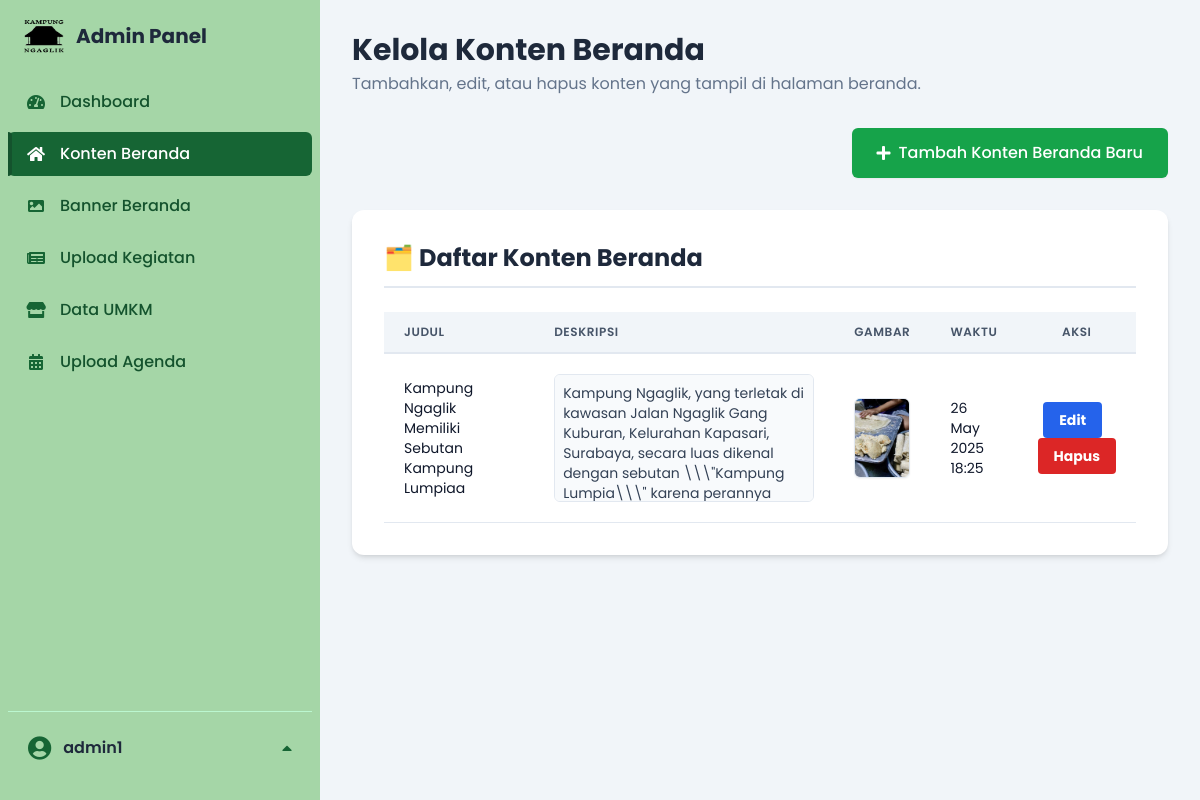
The page /admin/uploud_beranda.php (signed in) on the database its author committed.
### tables this page shows
CREATE TABLE `beranda` (
  `id` int NOT NULL,
  `judul` varchar(255) NOT NULL,
  `deskripsi` text NOT NULL,
  `gambar` varchar(255) NOT NULL,
  `created_at` timestamp NULL DEFAULT CURRENT_TIMESTAMP,
  `updated_at` datetime DEFAULT NULL
);

### admin/uploud_beranda.php (the view, shortened to what this page needs)
<?php
include 'header.php';
include '../koneksi/koneksi.php';
?>
<div class="header-title mb-8">
    <h1 class="text-3xl font-bold text-slate-800">
        Kelola Konten Beranda
    </h1>
    <p class="text-slate-500 mt-1">Tambahkan, edit, atau hapus konten yang tampil di halaman beranda.</p>
</div>
<div class="mb-8 text-right">
    <a href="tambah_beranda.php" class="inline-flex items-center px-6 py-3 border border-transparent text-base font-medium rounded-md shadow-sm text-white bg-green-600 hover:bg-green-700 focus:outline-none focus:ring-2 focus:ring-offset-2 focus:ring-green-500 transition duration-150 ease-in-out">
        <i class="fas fa-plus mr-2"></i> Tambah Konten Beranda Baru
    </a>
</div>
<div class="bg-white p-6 sm:p-8 rounded-xl shadow-md">
    <h2 class="text-2xl font-bold text-slate-800 mb-6 border-b-2 border-slate-200 pb-3">🗂️ Daftar Konten Beranda</h2>
    <div class="overflow-x-auto">
        <table class="min-w-full leading-normal">
            <thead>
                <tr>
                    <th class="px-5 py-3 border-b-2 border-slate-200 bg-slate-100 text-left text-xs font-semibold text-slate-600 uppercase tracking-wider w-1/5">
                        Judul
                    </th>
                    <th class="px-5 py-3 border-b-2 border-slate-200 bg-slate-100 text-left text-xs font-semibold text-slate-600 uppercase tracking-wider w-2/5">
                        Deskripsi
                    </th>
                    <th class="px-5 py-3 border-b-2 border-slate-200 bg-slate-100 text-left text-xs font-semibold text-slate-600 uppercase tracking-wider">
                        Gambar
                    </th>
                    <th class="px-5 py-3 border-b-2 border-slate-200 bg-slate-100 text-left text-xs font-semibold text-slate-600 uppercase tracking-wider">
                        Waktu
                    </th>
                    <th class="px-5 py-3 border-b-2 border-slate-200 bg-slate-100 text-center text-xs font-semibold text-slate-600 uppercase tracking-wider">
                        Aksi
                    </th>
                </tr>
            </thead>
            <tbody>
                <?php
                $beranda = mysqli_query($conn, "SELECT * FROM beranda ORDER BY id DESC");
                if (mysqli_num_rows($beranda) > 0) {
                    while ($row = mysqli_fetch_assoc($beranda)) {
                        $id = $row['id'];
                        $deskripsi = nl2br(htmlspecialchars($row['deskripsi']));
                ?>
                        <tr>
                            <td class="px-5 py-5 border-b border-slate-200 bg-white text-sm">
                                <p class="text-slate-900 whitespace-no-wrap"><?= htmlspecialchars($row['judul']) ?></p>
                            </td>
                            <td class="px-5 py-5 border-b border-slate-200 bg-white text-sm">
                                <div class="deskripsi-penuh max-h-32 overflow-y-auto p-2 border border-slate-200 rounded-md bg-slate-50 text-slate-700">
                                    <?= $deskripsi ?>
                                </div>
                            </td>
                            <td class="px-5 py-5 border-b border-slate-200 bg-white text-sm">
                                <img src="../image/<?= htmlspecialchars($row['gambar']) ?>" alt="Gambar Konten" class="w-20 h-20 object-cover rounded-md shadow-sm border border-slate-200">
                            </td>
                            <td class="px-5 py-5 border-b border-slate-200 bg-white text-sm">
                                <p class="text-slate-900 whitespace-no-wrap"><?= date("d M Y H:i", strtotime($row['created_at'])) ?></p>
                            </td>
                            <td class="px-5 py-5 border-b border-slate-200 bg-white text-sm text-center whitespace-no-wrap">
                                <a href="edit_beranda.php?id=<?= $id ?>"
                                   class="inline-block bg-blue-600 hover:bg-blue-700 text-white font-bold py-2 px-4 rounded
                                          transition duration-150 ease-in-out mr-2"> Edit
                                </a>
                                <a href="berita_admin.php?hapus=<?= $id ?>"
                                   class="inline-block bg-red-600 hover:bg-red-700 text-white font-bold py-2 px-4 rounded
                                          transition duration-150 ease-in-out"
                                   onclick="return confirm('Yakin ingin menghapus berita ini?')">
                                    Hapus
                                </a>
                            </td>
                        </tr>
                <?php
                    }
                } else {
                ?>
                    <tr>
                        <td colspan="5" class="px-5 py-5 border-b border-slate-200 bg-white text-center text-sm text-slate-500">Belum ada konten beranda yang diunggah.</td>
                    </tr>
                <?php
                }
                ?>
            </tbody>
        </table>
    </div>
</div>
</main>
</div>
</body>
</html>

### admin/header.php (style rules this page uses)
body, .main-content { font-family: 'Poppins', sans-serif; }

### rows shown on the page
beranda: judul "Kampung Ngaglik Memiliki Sebutan Kampung Lumpiaa", deskripsi "Kampung Ngaglik, yang terletak di kawasan Jalan Ngaglik Gang Kuburan, Kelurahan Kapasari, Surabaya, secara luas dikenal dengan sebutan \\\\\\\"Kampung Lumpia\\\\\\\" karena perannya…", gambar (picture), created_at "26 May 2025 18:25"

### other values the page prints
$item['title'] "Dashboard"
$item['title'] "Konten Beranda"
$item['title'] "Banner Beranda"
$item['title'] "Upload Kegiatan"
$item['title'] "Data UMKM"
$item['title'] "Upload Agenda"
$_SESSION['admin_name'] "admin1"
